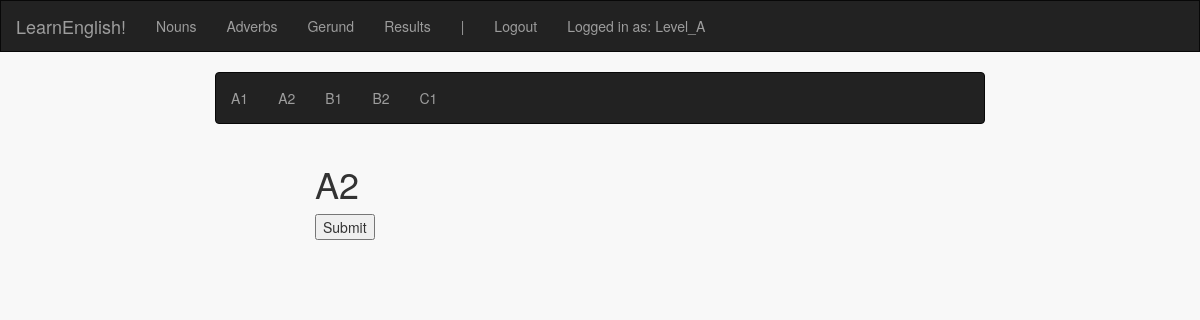
The app's page /nouns/A2 (signed in), older data.
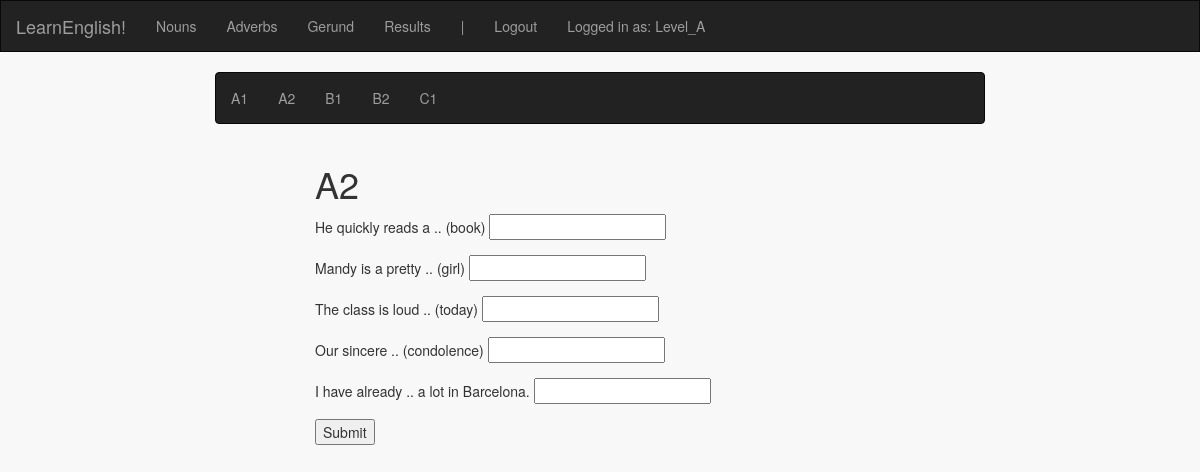
The same page, newer data.
### english_exercises/models.py (models this page shows, shortened)
class OpenQuestion(db.Model):
    id = db.Column(db.Integer, primary_key=True)
    question = db.Column(db.String(80))
    answer = db.Column(db.String(80))
    category = db.Column(db.String(80))
    level = db.Column(db.String(80))

### english_exercises/views.py (the view, shortened to what this page needs)
@app.route("/nouns")
@app.route('/nouns/<level>', methods=['GET', 'POST'])
@login_required
def nouns(level=None):
    if level == None:
        return render_template('nouns/nouns.html')
    else:
        if request.method == 'GET':
            if allowed_in_level(level, calculate_score(session['username'])):
                questions = OpenQuestion.query.filter_by(category='Nouns').filter_by(level=level).all()
                return render_template('nouns/' + level + '.html', level=level, questions=questions)
            else:
                return render_template('nouns/locked.html')

### english_exercises/level_access.py (called while the page is built, shortened)
def calculate_score(username):
    if get_correct_answers(username) <= 0:
        return 0
    else:
        ratio = get_correct_answers(username) / (get_correct_answers(username) + get_incorrect_answers(username))
        score = get_correct_answers(username) * ratio
        if score < 0:
            return 0
        else:
            return round(score, 2)

def get_correct_answers(user_name):
    return User.query.filter_by(username=user_name).first().amountCorrect

def get_incorrect_answers(user_name):
    return User.query.filter_by(username=user_name).first().amountIncorrect

def allowed_in_level(level, score):
    if 'A' in level:
        return True

### english_exercises/views.py (called while the page is built)
def login_required(f):
    @wraps(f)
    def decorated_function(*args, **kwargs):
        if session.get('logged_in') is None:
            flash("You must be logged in for this feature")
            return redirect(url_for('login', next=request.url))
        return f(*args, **kwargs)
    return decorated_function

### english_exercises/templates/nouns/A2.html
{% extends "adverbs/adverbs.html" %}
{% block form %}
<div class="col-xs-3"></div>
<div class="col-xs-6 center">
  <h1>{{level}}</h1>
  <form action="/nouns/{{level}}" method="POST">
    {% for q in questions %}
        <div class="form-group form-inline">
                {{ q.question }} <input type="text" name="{{ q.id }}" />
        </div>
    {% endfor %}
    <input type="submit" value="Submit"/>
  </form>
</div>
<div class="col-xs-3"></div>
{% endblock %}

Row changes from the older to the newer data that the page shows:
added OpenQuestion: question "He quickly reads a .. (book)"
added OpenQuestion: question "Mandy is a pretty .. (girl)"
added OpenQuestion: question "The class is loud .. (today)"
added OpenQuestion: question "Our sincere .. (condolence)"
added OpenQuestion: question "I have already .. a lot in Barcelona."
